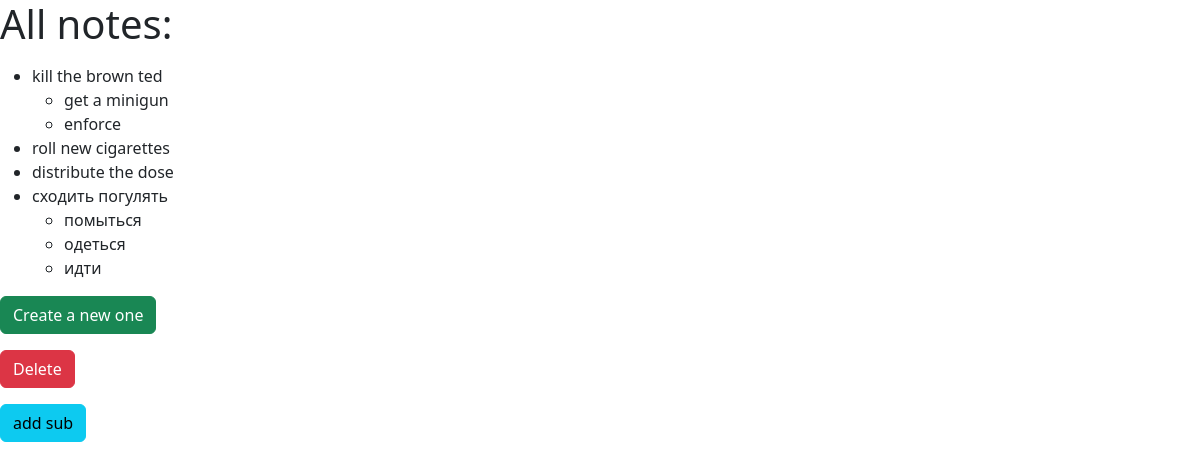
Before: /notes/ with the older database file.
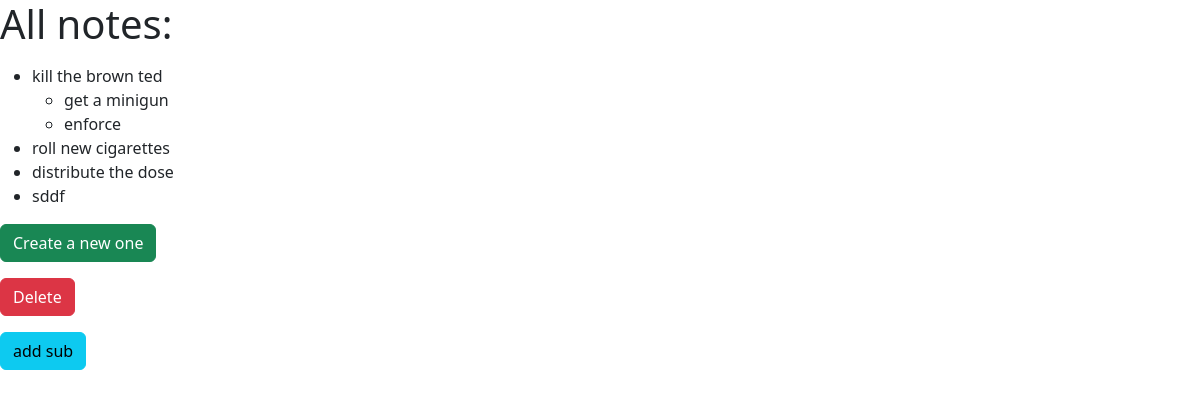
After: the same page with the newer database file.
### notes/models.py (models this page shows)
class Note(models.Model):
    title = models.TextField()
    created_at = models.DateTimeField(auto_now_add=True)

class Subtasks(models.Model):
    title = models.TextField()
    created_at = models.DateTimeField(auto_now_add=True)
    note = models.ForeignKey('Note', on_delete=models.CASCADE)

### notes/views.py (the view)
# urls.py: path('', all_notes, name='all_notes'),
def all_notes(request: HttpRequest) -> HttpResponse:
    context = {
        'notes': Note.objects.all().prefetch_related('subtasks_set'),
    }
    return render(request, 'notes/all_notes.html', context=context)

### notes/templates/notes/all_notes.html (shortened to what this page needs)
{% extends 'notes/base.html' %}
{% block body %}
    <h1>All notes:</h1>
    <p>
    <ul>
        {% for note in notes %}
            {% if note.subtasks_set.all %}
                <li>
                    {{ note.title }}
                    <ul>
                        {% for subtask in note.subtasks_set.all %}
                            <li>{{ subtask.title }}</li>
                        {% endfor %}
                    </ul>
                </li>
            {% else %}
                <li>{{ note.title }}</li>
            {% endif %}
        {% endfor %}
    </ul>
    </p>
    <p>
    <form action="{% url 'notes:create_note' %}">
        <button type="submit" class="btn btn-success">Create a new one</button>
    </form>
    </p>
    <p>
    <form action="{% url 'notes:delete_selected' %}">
        <button type="submit" class="btn btn-danger">Delete</button>
    </form>
    </p>
    <p>
    <form action="{% url 'notes:add_subtask' %}">
        <button type="submit" class="btn btn-info">add sub</button>
    </form>
    </p>
{% endblock %}

Changed rows visible on the page:
removed Note: title "сходить погулять"
removed Subtasks: title "помыться", shown under "сходить погулять"
removed Subtasks: title "одеться", shown under "сходить погулять"
removed Subtasks: title "идти", shown under "сходить погулять"
added Note: title "sddf"
